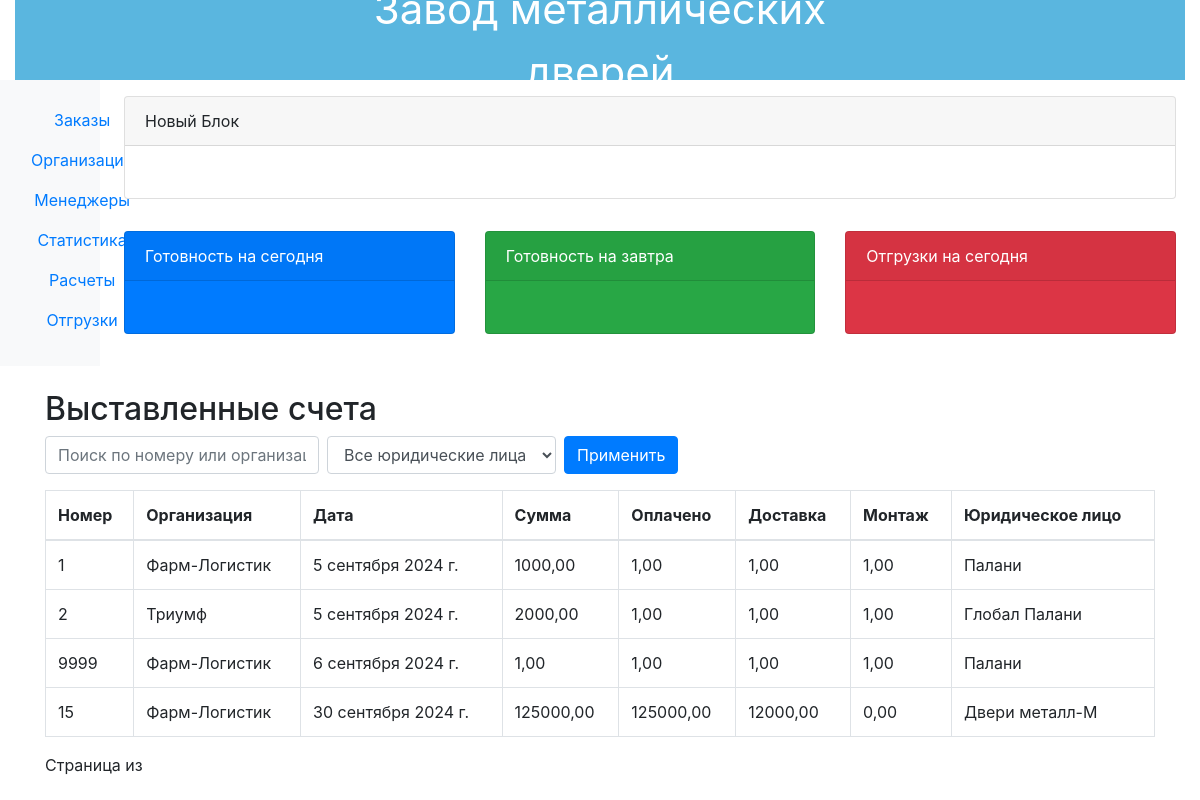
Page /erp_main/invoices_list/ on the committed database.
### erp_main/models.py (models this page shows, shortened)
class Invoice(models.Model):
    ENTITY_CHOICE = (
        ('P', 'Палани'),
        ('PI', 'Палани Инжиниринг'),
        ('PD', 'Палани Дистрибуция'),
        ('GP', 'Глобал Палани'),
        ('DMM', 'Двери металл-М'),
        ('FL', 'Прочее')
    )
    number = models.CharField(max_length=5)
    organization = models.ForeignKey(Organization, related_name='organization', on_delete=models.CASCADE)
    date = models.DateField(auto_now_add=True)
    amount = models.DecimalField(max_digits=10, decimal_places=2)
    payed_amount = models.DecimalField(max_digits=10, decimal_places=2)
    shipping_amount = models.DecimalField(max_digits=10, decimal_places=2)
    montage_amount = models.DecimalField(max_digits=10, decimal_places=2)
    legal_entity = models.CharField(max_length=50, choices=ENTITY_CHOICE)

class Organization(models.Model):
    name = models.CharField(max_length=100)
    inn = models.CharField(max_length=15)
    last_order_date = models.DateField(null=True, blank=True)
    user = models.ForeignKey(User, related_name='organizations', on_delete=models.CASCADE)
    class Meta:
        verbose_name_plural = 'Организации'

### erp_main/views.py (the view)
# urls.py: path('invoices_list/', views.invoices_list, name='invoices_list'),
def invoices_list(request):
    invoices = Invoice.objects.all()
    return render(request,'invoices_list.html', {'invoices': invoices})

### erp_main/templates/invoices_list.html (shortened to what this page needs)
{% extends 'base.html' %}
{% block content %}
<div class="container mt-4">
    <h2>Выставленные счета</h2>
    <form method="GET" action="{% url 'invoices_list' %}" class="form-inline mb-3">
        <label>
            <input type="text" name="search" class="form-control mr-2" placeholder="Поиск по номеру или организации" value="{{ request.GET.search }}">
        </label>
        <label>
            <select name="legal_entity" class="form-control mr-2">
                <option value="">Все юридические лица</option>
            </select>
        </label>
        <button type="submit" class="btn btn-primary">Применить</button>
    </form>
    <table class="table table-bordered">
        <thead>
            <tr>
                <th>Номер</th>
                <th>Организация</th>
                <th>Дата</th>
                <th>Сумма</th>
                <th>Оплачено</th>
                <th>Доставка</th>
                <th>Монтаж</th>
                <th>Юридическое лицо</th>
            </tr>
        </thead>
        <tbody>
            {% for invoice in invoices %}
            <tr>
                <td>{{ invoice.number }}</td>
                <td>{{ invoice.organization.name }}</td>
                <td>{{ invoice.date }}</td>
                <td>{{ invoice.amount }}</td>
                <td>{{ invoice.payed_amount }}</td>
                <td>{{ invoice.shipping_amount }}</td>
                <td>{{ invoice.montage_amount }}</td>
                <td>{{ invoice.get_legal_entity_display }}</td>
            </tr>
            {% empty %}
            <tr>
                <td colspan="8" class="text-center">Нет данных для отображения</td>
            </tr>
            {% endfor %}
        </tbody>
    </table>
    <div class="pagination">
        <span>Страница {{ invoices.number }} из {{ invoices.paginator.num_pages }}</span>
    </div>
</div>
{% endblock %}

### templates/base.html (style rules this page uses)
table { border-collapse: collapse; width: 100%; }
th, td { border: 1px solid #dee2e6; padding: 8px; text-align: left; }

### rows in the picture
Invoice: number "1", organization.name "Фарм-Логистик", date "5 сентября 2024 г.", amount "1000,00", payed_amount "1,00", shipping_amount "1,00", montage_amount "1,00", legal_entity "Палани"
Invoice: number "2", organization.name "Триумф", date "5 сентября 2024 г.", amount "2000,00", payed_amount "1,00", shipping_amount "1,00", montage_amount "1,00", legal_entity "Глобал Палани"
Invoice: number "9999", organization.name "Фарм-Логистик", date "6 сентября 2024 г.", amount "1,00", payed_amount "1,00", shipping_amount "1,00", montage_amount "1,00", legal_entity "Палани"
Invoice: number "15", organization.name "Фарм-Логистик", date "30 сентября 2024 г.", amount "125000,00", payed_amount "125000,00", shipping_amount "12000,00", montage_amount "0,00", legal_entity "Двери металл-М"
